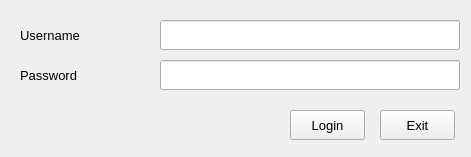
<?xml version="1.0" encoding="UTF-8"?>
<ui version="4.0">
 <class>Form</class>
 <widget class="QWidget" name="Form">
  <property name="geometry">
   <rect>
    <x>0</x>
    <y>0</y>
    <width>471</width>
    <height>157</height>
   </rect>
  </property>
  <property name="windowTitle">
   <string>Login</string>
  </property>
  <widget class="QPushButton" name="btnLogin">
   <property name="geometry">
    <rect>
     <x>290</x>
     <y>110</y>
     <width>75</width>
     <height>30</height>
    </rect>
   </property>
   <property name="font">
    <font>
     <pointsize>10</pointsize>
    </font>
   </property>
   <property name="text">
    <string>Login</string>
   </property>
  </widget>
  <widget class="QPushButton" name="btnExit">
   <property name="geometry">
    <rect>
     <x>380</x>
     <y>110</y>
     <width>75</width>
     <height>30</height>
    </rect>
   </property>
   <property name="font">
    <font>
     <pointsize>10</pointsize>
    </font>
   </property>
   <property name="text">
    <string>Exit</string>
   </property>
  </widget>
  <widget class="QLineEdit" name="edUsername">
   <property name="geometry">
    <rect>
     <x>160</x>
     <y>20</y>
     <width>300</width>
     <height>30</height>
    </rect>
   </property>
   <property name="font">
    <font>
     <pointsize>10</pointsize>
    </font>
   </property>
   <property name="text">
    <string/>
   </property>
  </widget>
  <widget class="QLineEdit" name="edPassword">
   <property name="geometry">
    <rect>
     <x>160</x>
     <y>60</y>
     <width>300</width>
     <height>30</height>
    </rect>
   </property>
   <property name="font">
    <font>
     <pointsize>10</pointsize>
    </font>
   </property>
   <property name="echoMode">
    <enum>QLineEdit::Password</enum>
   </property>
  </widget>
  <widget class="QLabel" name="label">
   <property name="geometry">
    <rect>
     <x>20</x>
     <y>20</y>
     <width>120</width>
     <height>30</height>
    </rect>
   </property>
   <property name="font">
    <font>
     <pointsize>10</pointsize>
    </font>
   </property>
   <property name="text">
    <string>Username</string>
   </property>
  </widget>
  <widget class="QLabel" name="label_2">
   <property name="geometry">
    <rect>
     <x>20</x>
     <y>60</y>
     <width>120</width>
     <height>30</height>
    </rect>
   </property>
   <property name="font">
    <font>
     <pointsize>10</pointsize>
    </font>
   </property>
   <property name="text">
    <string>Password</string>
   </property>
  </widget>
 </widget>
 <tabstops>
  <tabstop>edUsername</tabstop>
  <tabstop>edPassword</tabstop>
  <tabstop>btnLogin</tabstop>
  <tabstop>btnExit</tabstop>
 </tabstops>
 <resources/>
 <connections/>
</ui>
